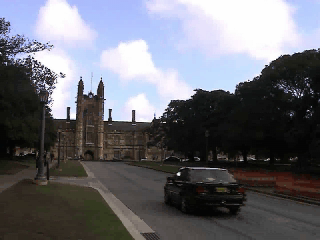
#> input picture frame 19 of lab-4/Quadrangle.mov, 320 x 240 px
$ python COMP3419-2018S2-W04-Lab-Solution_Python.py
#> lines starting #> are read from the running program, lines starting #| are printed output that depends on the picture; after the words box and inside, x2 and y2 are one past the last pixel; in counts of white or black regions, pixels touching at a corner belong together; pictures that were not available may be replaced by others from this repository, and a replacement may not be noted
# In[0]
import numpy as np
import cv2
import os
import sys


def createBG():
    """
    Reads a video and saves its frames to the Background folder
    """
    # Read the video
    cap = cv2.VideoCapture('../Quadrangle.mov')
    if not cap.isOpened():
        print('Quadrangle.mov not opened')
        sys.exit(1)
    # Characteristics of the video
    length = int(cap.get(cv2.CAP_PROP_FRAME_COUNT))
    frame_height = cap.get(cv2.CAP_PROP_FRAME_HEIGHT)
    frame_width = cap.get(cv2.CAP_PROP_FRAME_WIDTH)
    bgctr = 1  # The total number of background frames
    count = 0
    while (1):
        ret, frame = cap.read()
#> frame is the input picture: shape (240, 320, 3); mean B, G, R 114.5, 107.3, 106.6
        if not ret:
            break  # End of the video
        # Save the original frame into background
        cv2.imwrite('background/frame%d.tif' % count, frame)
        cv2.putText(img=frame, text='phase 1: %d%%' % int(100 * count / length), org=(int(0), int(frame.shape[1] / 2)),
                    fontFace=cv2.FONT_HERSHEY_DUPLEX, fontScale=0.7,
                    color=(0, 255, 0))
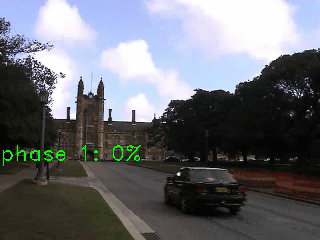
#> frame: shape (240, 320, 3); 0.55% of pixels changed, all inside (x1, y1, x2, y2) = (3, 145, 141, 166)
        cv2.imshow('Background', frame)
        count += 1
        if cv2.waitKey(30) & 0xff == ord('q'):
#> (key q is pressed here)
            break
    cap.release()
    cv2.destroyAllWindows()
    # In[1]
    changeBG(count, frame_width, frame_height)


def changeBG(count_a, frame_width, frame_height):
    """
    Change the background with the frames previously obtained
    """
#> called with count_a = 1, frame_width = 320, frame_height = 240
    bgctr = count_a
    count = 0
    # Read the monkey video
    cap = cv2.VideoCapture('../monkey.avi')
    if not cap.isOpened():
        print('monkey.avi not opened')
        sys.exit(1)
    length = int(cap.get(cv2.CAP_PROP_FRAME_COUNT))
    while (1):
        # Read frame
        ret, monkeyframe = cap.read()
        if not ret:
            break
        # Read the background frame
        bg = cv2.imread('background/frame%d.tif' % (count % bgctr))
        if bg is None:
            print('ooops! no bg found BG/frame%d.tif' % (count % bgctr))
            break
        # overwrite the background
        for x in range(monkeyframe.shape[0]):
            for y in range(monkeyframe.shape[1]):
                # If the pixel of the Monkey video is Blue we change it to the BG
                if monkeyframe[x][y][0] < BLUE:
                    bgx = int((x / monkeyframe.shape[0]) * bg.shape[0])
                    bgy = int((y / monkeyframe.shape[1]) * bg.shape[1])
                    for z in range(3):
                        bg[bgx][bgy][z] = monkeyframe[x][y][z]
#> bg: shape (240, 320, 3); 0.35% of pixels changed, all inside (x1, y1, x2, y2) = (0, 122, 320, 123)
        cv2.imwrite('composite/composite%d.tif' % count, bg)
        cv2.putText(img=bg, text='phase 2: %d%%' % int(100 * count / length), org=(int(0), int(bg.shape[1] / 2)),
                    fontFace=cv2.FONT_HERSHEY_DUPLEX, fontScale=0.7,
                    color=(0, 255, 0))
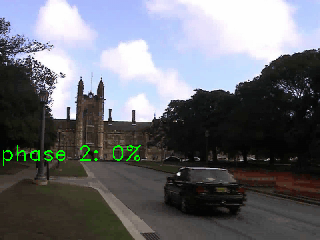
#> bg: shape (240, 320, 3); mean B, G, R 114.2, 108.6, 106.3
        cv2.imshow('Monkey in Quadrangle', bg)

        count += 1
        if cv2.waitKey(30) & 0xff == ord('q'):
#> (key q is pressed here)
            break

    cap.release()
    cv2.destroyAllWindows()
    createVideo(frame_width, frame_height, length)


def createVideo(frame_width, frame_height, length):
    count = 0
    out = cv2.VideoWriter('happy_monkey.avi', cv2.VideoWriter_fourcc('M', 'J', 'P', 'G'), 10,
                          (int(frame_width), int(frame_height)))
    while (1):
        img = cv2.imread('composite/composite%d.tif' % count)
        if img is None:
            break;
        print('phase 3: saving video %d%%' % int(100 * count / length))
        out.write(img)
        count += 1
    out.release()
    cv2.destroyAllWindows()

BLUE = 120

# Directories are coming
if not os.path.isdir(os.path.join(os.getcwd(), 'background')):
    os.mkdir("background")
else:
    print('background already exists')

if not os.path.isdir(os.path.join(os.getcwd(), 'composite')):
    os.mkdir("composite")
else:
    print('composite already exists')
createBG()

$ run again, starting later in the video
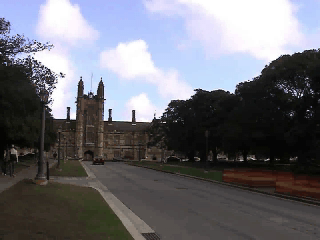
#> input picture frame 87 of lab-4/Quadrangle.mov, 320 x 240 px
#> in createBG, frame is the input picture: shape (240, 320, 3); mean B, G, R 116.6, 109.5, 109.1
#> in createBG, `cv2.putText(img=frame, text='phase 1: %d%%' % int(100 * count / length..`:
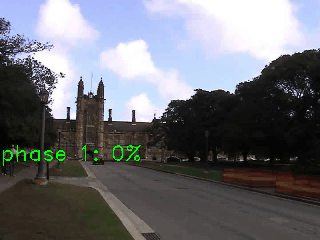
#> frame: shape (240, 320, 3); 0.55% of pixels changed, all inside (x1, y1, x2, y2) = (3, 145, 141, 166)
#> in changeBG, `cv2.putText(img=bg, text='phase 2: %d%%' % int(100 * count / length), ..`:
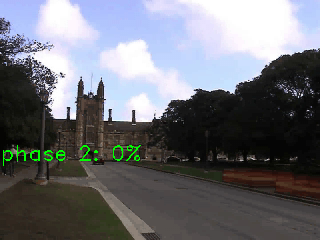
#> bg: shape (240, 320, 3); mean B, G, R 116.3, 110.7, 108.8

$ run again, starting later in the video
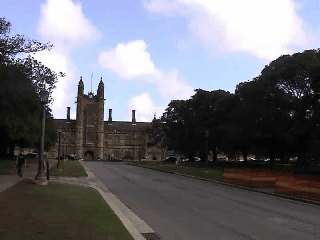
#> input picture frame 155 of lab-4/Quadrangle.mov, 320 x 240 px
#> in createBG, frame is the input picture: shape (240, 320, 3); mean B, G, R 117.2, 109.8, 109.2
#> in createBG, `cv2.putText(img=frame, text='phase 1: %d%%' % int(100 * count / length..`:
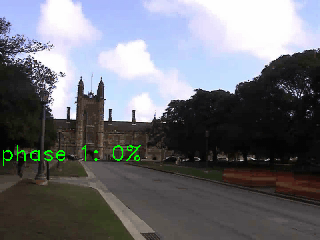
#> frame: shape (240, 320, 3); 0.55% of pixels changed, all inside (x1, y1, x2, y2) = (3, 145, 141, 166)
#> in changeBG, `cv2.putText(img=bg, text='phase 2: %d%%' % int(100 * count / length), ..`:
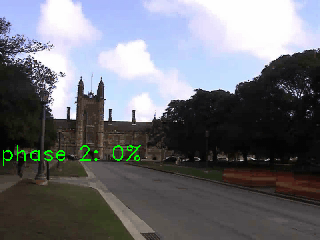
#> bg: shape (240, 320, 3); mean B, G, R 117, 111.1, 108.9
